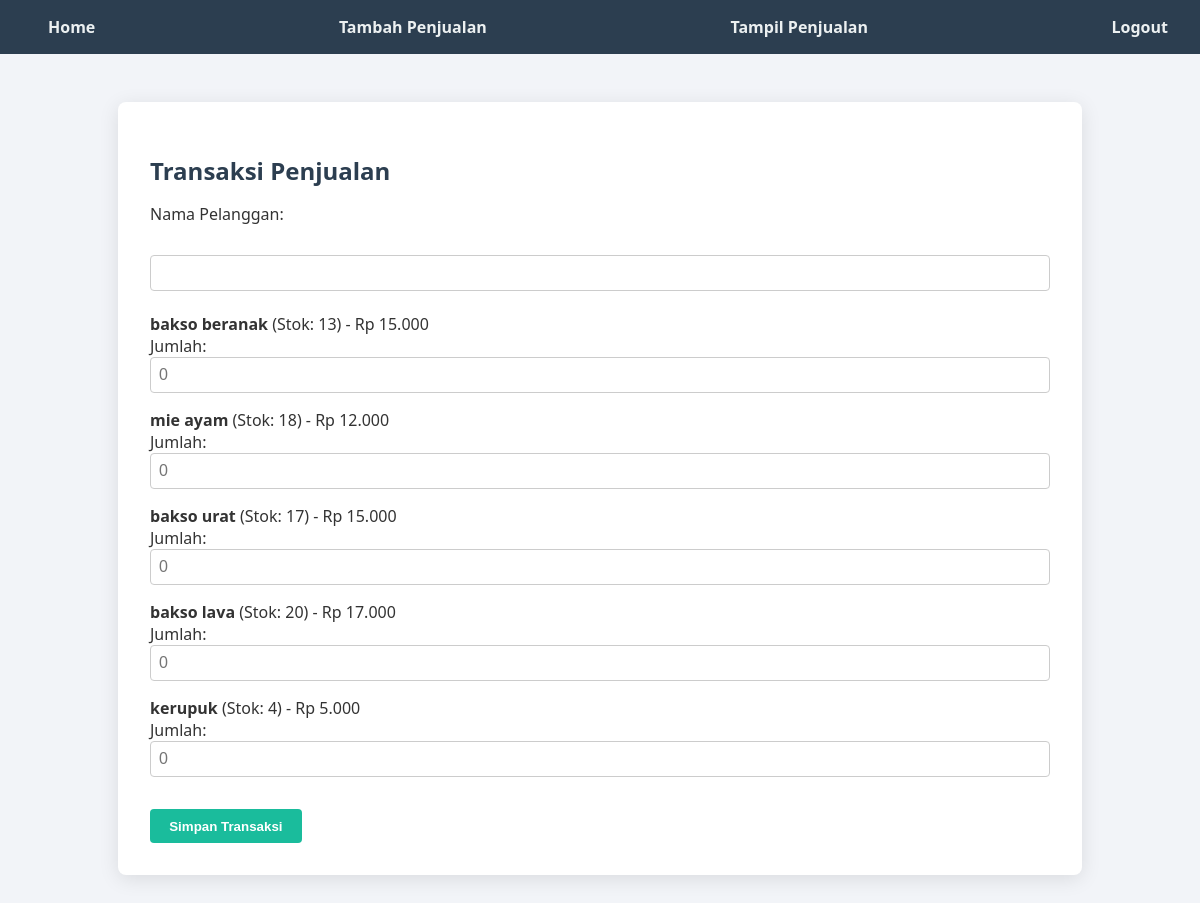
/kasir/penjualan/tambah/ (signed in), run on the app's committed database.
### app/models.py (models this page shows, shortened)
class Produk(models.Model):
    nama = models.CharField(max_length=100)
    harga = models.PositiveIntegerField()
    stok = models.PositiveIntegerField()

### app/views.py (the view, shortened to what this page needs)
# urls.py: path('kasir/penjualan/tambah/', views.kasir_tambah_penjualan, name='kasir_tambah_penjualan'),
@login_required
def kasir_tambah_penjualan(request):
    if request.user.username == 'pitin1':
        return redirect('home')
    produk_list = Produk.objects.all()
    return render(request, 'penjualan/tambah.html', {'produk': produk_list})

### app/templates/penjualan/tambah.html (shortened to what this page needs)
{% extends 'base.html' %}
{% block content %}
{% load humanize %}
<h2>Transaksi Penjualan</h2>
<form method="post">
    <label>Nama Pelanggan:</label><br>
    <input type="text" name="pelanggan" required><br><br>
    {% for p in produk %}
        <div style="margin-bottom: 1rem;">
            <strong>{{ p.nama }}</strong> (Stok: {{ p.stok }}) - Rp {{ p.harga|intcomma }}<br>
            Jumlah: <input type="number" name="jumlah" min="0" placeholder="0">
        </div>
    {% endfor %}
    <button type="submit">Simpan Transaksi</button>
</form>
{% endblock %}

### app/static/css/style.css (style rules this page uses)
:root { --primary: #1abc9c; --primary-dark: #16a085; --dark: #2c3e50; --light: #ecf0f1; --background: #f2f4f8; --white: #ffffff; --text: #333; --shadow: rgba(0, 0, 0, 0.1); }
body { margin: 0; padding: 0; font-family: 'Segoe UI', sans-serif; background-color: var(--background); color: var(--text); }
h2 { color: var(--dark); font-size: 1.5rem; margin-bottom: 1rem; }
label { display: block; margin: 1rem 0 0.5rem; font-weight: 500; }
input[type="text"], input[type="password"], input[type="number"], select, textarea { width: 100%; padding: 0.5rem; border: 1px solid #ccc; border-radius: 4px; box-sizing: border-box; font-size: 1rem; }
button, input[type="submit"] { margin-top: 1rem; padding: 0.6rem 1.2rem; border: none; border-radius: 4px; background-color: var(--primary); color: #fff; font-weight: 600; cursor: pointer; transition: background-color 0.3s; }

### data on the page
Produk: nama "bakso beranak", stok "13", harga "15.000"
Produk: nama "mie ayam", stok "18", harga "12.000"
Produk: nama "bakso urat", stok "17", harga "15.000"
Produk: nama "bakso lava", stok "20", harga "17.000"
Produk: nama "kerupuk", stok "4", harga "5.000"
